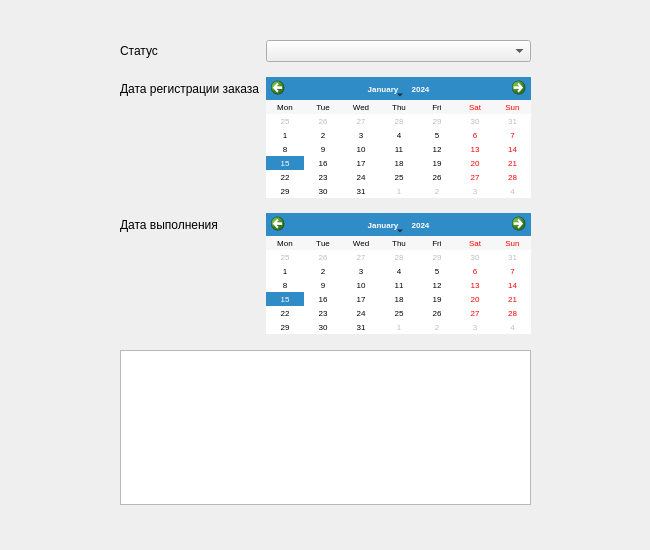
<?xml version="1.0" encoding="UTF-8"?>
<ui version="4.0">
 <class>Form</class>
 <widget class="QWidget" name="Form">
  <property name="geometry">
   <rect>
    <x>0</x>
    <y>0</y>
    <width>650</width>
    <height>550</height>
   </rect>
  </property>
  <property name="windowTitle">
   <string>Form</string>
  </property>
  <widget class="QWidget" name="formLayoutWidget">
   <property name="geometry">
    <rect>
     <x>120</x>
     <y>40</y>
     <width>411</width>
     <height>465</height>
    </rect>
   </property>
   <layout class="QFormLayout" name="formLayout">
    <item row="0" column="0">
     <widget class="QLabel" name="status_label">
      <property name="text">
       <string>Статус</string>
      </property>
     </widget>
    </item>
    <item row="0" column="1">
     <widget class="QComboBox" name="status"/>
    </item>
    <item row="1" column="0">
     <spacer name="verticalSpacer">
      <property name="orientation">
       <enum>Qt::Vertical</enum>
      </property>
      <property name="sizeHint" stdset="0">
       <size>
        <width>20</width>
        <height>40</height>
       </size>
      </property>
     </spacer>
    </item>
    <item row="2" column="0">
     <widget class="QLabel" name="reg_date_label">
      <property name="text">
       <string>Дата регистрации заказа</string>
      </property>
     </widget>
    </item>
    <item row="2" column="1">
     <widget class="QCalendarWidget" name="reg_date">
      <property name="enabled">
       <bool>true</bool>
      </property>
      <property name="font">
       <font>
        <pointsize>6</pointsize>
       </font>
      </property>
      <property name="verticalHeaderFormat">
       <enum>QCalendarWidget::NoVerticalHeader</enum>
      </property>
     </widget>
    </item>
    <item row="3" column="0">
     <spacer name="verticalSpacer_2">
      <property name="orientation">
       <enum>Qt::Vertical</enum>
      </property>
      <property name="sizeHint" stdset="0">
       <size>
        <width>20</width>
        <height>40</height>
       </size>
      </property>
     </spacer>
    </item>
    <item row="4" column="0">
     <widget class="QLabel" name="compl_date_label">
      <property name="text">
       <string>Дата выполнения</string>
      </property>
     </widget>
    </item>
    <item row="4" column="1">
     <widget class="QCalendarWidget" name="compl_date">
      <property name="enabled">
       <bool>true</bool>
      </property>
      <property name="font">
       <font>
        <pointsize>6</pointsize>
        <kerning>false</kerning>
       </font>
      </property>
      <property name="gridVisible">
       <bool>false</bool>
      </property>
      <property name="selectionMode">
       <enum>QCalendarWidget::SingleSelection</enum>
      </property>
      <property name="verticalHeaderFormat">
       <enum>QCalendarWidget::NoVerticalHeader</enum>
      </property>
     </widget>
    </item>
    <item row="6" column="0" colspan="2">
     <widget class="QTableWidget" name="table"/>
    </item>
    <item row="5" column="0">
     <spacer name="verticalSpacer_3">
      <property name="orientation">
       <enum>Qt::Vertical</enum>
      </property>
      <property name="sizeHint" stdset="0">
       <size>
        <width>20</width>
        <height>40</height>
       </size>
      </property>
     </spacer>
    </item>
   </layout>
  </widget>
 </widget>
 <resources/>
 <connections/>
</ui>
